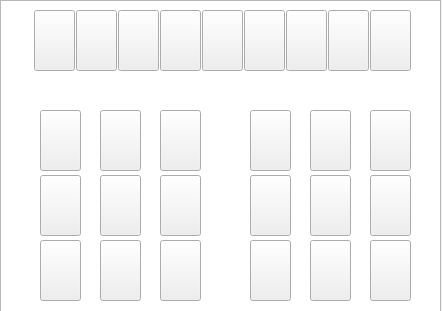
<?xml version="1.0" encoding="UTF-8"?>
<ui version="4.0">
 <class>Blue2</class>
 <widget class="QWidget" name="Blue2">
  <property name="geometry">
   <rect>
    <x>0</x>
    <y>0</y>
    <width>442</width>
    <height>311</height>
   </rect>
  </property>
  <property name="windowTitle">
   <string>Blue</string>
  </property>
  <widget class="QGraphicsView" name="graphicsView">
   <property name="geometry">
    <rect>
     <x>0</x>
     <y>0</y>
     <width>441</width>
     <height>321</height>
    </rect>
   </property>
  </widget>
  <widget class="QPushButton" name="obj1">
   <property name="geometry">
    <rect>
     <x>370</x>
     <y>110</y>
     <width>41</width>
     <height>61</height>
    </rect>
   </property>
   <property name="text">
    <string/>
   </property>
   <property name="icon">
    <iconset>
     <normaloff>../catkin_ws/src/catchrobo_robot/catchrobo_gui/img/red_color.png</normaloff>
     <normalon>../catkin_ws/src/catchrobo_robot/catchrobo_gui/img/red_bw.png</normalon>../catkin_ws/src/catchrobo_robot/catchrobo_gui/img/red_color.png</iconset>
   </property>
   <property name="iconSize">
    <size>
     <width>64</width>
     <height>64</height>
    </size>
   </property>
   <property name="checkable">
    <bool>true</bool>
   </property>
  </widget>
  <widget class="QPushButton" name="obj2">
   <property name="geometry">
    <rect>
     <x>370</x>
     <y>175</y>
     <width>41</width>
     <height>61</height>
    </rect>
   </property>
   <property name="text">
    <string/>
   </property>
   <property name="icon">
    <iconset>
     <normaloff>../catkin_ws/src/catchrobo_robot/catchrobo_gui/img/red_color.png</normaloff>
     <normalon>../catkin_ws/src/catchrobo_robot/catchrobo_gui/img/red_bw.png</normalon>../catkin_ws/src/catchrobo_robot/catchrobo_gui/img/red_color.png</iconset>
   </property>
   <property name="iconSize">
    <size>
     <width>64</width>
     <height>64</height>
    </size>
   </property>
   <property name="checkable">
    <bool>true</bool>
   </property>
  </widget>
  <widget class="QPushButton" name="obj3">
   <property name="geometry">
    <rect>
     <x>370</x>
     <y>240</y>
     <width>41</width>
     <height>61</height>
    </rect>
   </property>
   <property name="text">
    <string/>
   </property>
   <property name="icon">
    <iconset>
     <normaloff>../catkin_ws/src/catchrobo_robot/catchrobo_gui/img/red_color.png</normaloff>
     <normalon>../catkin_ws/src/catchrobo_robot/catchrobo_gui/img/red_bw.png</normalon>../catkin_ws/src/catchrobo_robot/catchrobo_gui/img/red_color.png</iconset>
   </property>
   <property name="iconSize">
    <size>
     <width>64</width>
     <height>64</height>
    </size>
   </property>
   <property name="checkable">
    <bool>true</bool>
   </property>
  </widget>
  <widget class="QPushButton" name="obj4">
   <property name="geometry">
    <rect>
     <x>310</x>
     <y>110</y>
     <width>41</width>
     <height>61</height>
    </rect>
   </property>
   <property name="text">
    <string/>
   </property>
   <property name="icon">
    <iconset>
     <normaloff>../catkin_ws/src/catchrobo_robot/catchrobo_gui/img/red_color.png</normaloff>
     <normalon>../catkin_ws/src/catchrobo_robot/catchrobo_gui/img/red_bw.png</normalon>../catkin_ws/src/catchrobo_robot/catchrobo_gui/img/red_color.png</iconset>
   </property>
   <property name="iconSize">
    <size>
     <width>64</width>
     <height>64</height>
    </size>
   </property>
   <property name="checkable">
    <bool>true</bool>
   </property>
  </widget>
  <widget class="QPushButton" name="obj5">
   <property name="geometry">
    <rect>
     <x>310</x>
     <y>175</y>
     <width>41</width>
     <height>61</height>
    </rect>
   </property>
   <property name="text">
    <string/>
   </property>
   <property name="icon">
    <iconset>
     <normaloff>../catkin_ws/src/catchrobo_robot/catchrobo_gui/img/red_color.png</normaloff>
     <normalon>../catkin_ws/src/catchrobo_robot/catchrobo_gui/img/red_bw.png</normalon>../catkin_ws/src/catchrobo_robot/catchrobo_gui/img/red_color.png</iconset>
   </property>
   <property name="iconSize">
    <size>
     <width>64</width>
     <height>64</height>
    </size>
   </property>
   <property name="checkable">
    <bool>true</bool>
   </property>
  </widget>
  <widget class="QPushButton" name="obj6">
   <property name="geometry">
    <rect>
     <x>310</x>
     <y>240</y>
     <width>41</width>
     <height>61</height>
    </rect>
   </property>
   <property name="text">
    <string/>
   </property>
   <property name="icon">
    <iconset>
     <normaloff>../catkin_ws/src/catchrobo_robot/catchrobo_gui/img/red_color.png</normaloff>
     <normalon>../catkin_ws/src/catchrobo_robot/catchrobo_gui/img/red_bw.png</normalon>../catkin_ws/src/catchrobo_robot/catchrobo_gui/img/red_color.png</iconset>
   </property>
   <property name="iconSize">
    <size>
     <width>64</width>
     <height>64</height>
    </size>
   </property>
   <property name="checkable">
    <bool>true</bool>
   </property>
  </widget>
  <widget class="QPushButton" name="obj19">
   <property name="geometry">
    <rect>
     <x>370</x>
     <y>10</y>
     <width>41</width>
     <height>61</height>
    </rect>
   </property>
   <property name="text">
    <string/>
   </property>
   <property name="icon">
    <iconset>
     <normaloff>../catkin_ws/src/catchrobo_robot/catchrobo_gui/img/red_color.png</normaloff>
     <normalon>../catkin_ws/src/catchrobo_robot/catchrobo_gui/img/red_bw.png</normalon>../catkin_ws/src/catchrobo_robot/catchrobo_gui/img/red_color.png</iconset>
   </property>
   <property name="iconSize">
    <size>
     <width>64</width>
     <height>64</height>
    </size>
   </property>
   <property name="checkable">
    <bool>true</bool>
   </property>
  </widget>
  <widget class="QPushButton" name="obj20">
   <property name="geometry">
    <rect>
     <x>328</x>
     <y>10</y>
     <width>41</width>
     <height>61</height>
    </rect>
   </property>
   <property name="text">
    <string/>
   </property>
   <property name="icon">
    <iconset>
     <normaloff>../catkin_ws/src/catchrobo_robot/catchrobo_gui/img/red_color.png</normaloff>
     <normalon>../catkin_ws/src/catchrobo_robot/catchrobo_gui/img/red_bw.png</normalon>../catkin_ws/src/catchrobo_robot/catchrobo_gui/img/red_color.png</iconset>
   </property>
   <property name="iconSize">
    <size>
     <width>64</width>
     <height>64</height>
    </size>
   </property>
   <property name="checkable">
    <bool>true</bool>
   </property>
  </widget>
  <widget class="QPushButton" name="obj21">
   <property name="geometry">
    <rect>
     <x>286</x>
     <y>10</y>
     <width>41</width>
     <height>61</height>
    </rect>
   </property>
   <property name="text">
    <string/>
   </property>
   <property name="icon">
    <iconset>
     <normaloff>../catkin_ws/src/catchrobo_robot/catchrobo_gui/img/red_color.png</normaloff>
     <normalon>../catkin_ws/src/catchrobo_robot/catchrobo_gui/img/red_bw.png</normalon>../catkin_ws/src/catchrobo_robot/catchrobo_gui/img/red_color.png</iconset>
   </property>
   <property name="iconSize">
    <size>
     <width>64</width>
     <height>64</height>
    </size>
   </property>
   <property name="checkable">
    <bool>true</bool>
   </property>
  </widget>
  <widget class="QPushButton" name="obj22">
   <property name="geometry">
    <rect>
     <x>244</x>
     <y>10</y>
     <width>41</width>
     <height>61</height>
    </rect>
   </property>
   <property name="text">
    <string/>
   </property>
   <property name="icon">
    <iconset>
     <normaloff>../catkin_ws/src/catchrobo_robot/catchrobo_gui/img/red_color.png</normaloff>
     <normalon>../catkin_ws/src/catchrobo_robot/catchrobo_gui/img/red_bw.png</normalon>../catkin_ws/src/catchrobo_robot/catchrobo_gui/img/red_color.png</iconset>
   </property>
   <property name="iconSize">
    <size>
     <width>64</width>
     <height>64</height>
    </size>
   </property>
   <property name="checkable">
    <bool>true</bool>
   </property>
  </widget>
  <widget class="QPushButton" name="obj7">
   <property name="geometry">
    <rect>
     <x>250</x>
     <y>110</y>
     <width>41</width>
     <height>61</height>
    </rect>
   </property>
   <property name="text">
    <string/>
   </property>
   <property name="icon">
    <iconset>
     <normaloff>../catkin_ws/src/catchrobo_robot/catchrobo_gui/img/red_color.png</normaloff>
     <normalon>../catkin_ws/src/catchrobo_robot/catchrobo_gui/img/red_bw.png</normalon>../catkin_ws/src/catchrobo_robot/catchrobo_gui/img/red_color.png</iconset>
   </property>
   <property name="iconSize">
    <size>
     <width>64</width>
     <height>64</height>
    </size>
   </property>
   <property name="checkable">
    <bool>true</bool>
   </property>
  </widget>
  <widget class="QPushButton" name="obj9">
   <property name="geometry">
    <rect>
     <x>250</x>
     <y>240</y>
     <width>41</width>
     <height>61</height>
    </rect>
   </property>
   <property name="text">
    <string/>
   </property>
   <property name="icon">
    <iconset>
     <normaloff>../catkin_ws/src/catchrobo_robot/catchrobo_gui/img/red_color.png</normaloff>
     <normalon>../catkin_ws/src/catchrobo_robot/catchrobo_gui/img/red_bw.png</normalon>../catkin_ws/src/catchrobo_robot/catchrobo_gui/img/red_color.png</iconset>
   </property>
   <property name="iconSize">
    <size>
     <width>64</width>
     <height>64</height>
    </size>
   </property>
   <property name="checkable">
    <bool>true</bool>
   </property>
  </widget>
  <widget class="QPushButton" name="obj8">
   <property name="geometry">
    <rect>
     <x>250</x>
     <y>175</y>
     <width>41</width>
     <height>61</height>
    </rect>
   </property>
   <property name="text">
    <string/>
   </property>
   <property name="icon">
    <iconset>
     <normaloff>../catkin_ws/src/catchrobo_robot/catchrobo_gui/img/red_color.png</normaloff>
     <normalon>../catkin_ws/src/catchrobo_robot/catchrobo_gui/img/red_bw.png</normalon>../catkin_ws/src/catchrobo_robot/catchrobo_gui/img/red_color.png</iconset>
   </property>
   <property name="iconSize">
    <size>
     <width>64</width>
     <height>64</height>
    </size>
   </property>
   <property name="checkable">
    <bool>true</bool>
   </property>
  </widget>
  <widget class="QPushButton" name="obj23">
   <property name="geometry">
    <rect>
     <x>202</x>
     <y>10</y>
     <width>41</width>
     <height>61</height>
    </rect>
   </property>
   <property name="text">
    <string/>
   </property>
   <property name="icon">
    <iconset>
     <normaloff>../catkin_ws/src/catchrobo_robot/catchrobo_gui/img/red_color.png</normaloff>
     <normalon>../catkin_ws/src/catchrobo_robot/catchrobo_gui/img/red_bw.png</normalon>../catkin_ws/src/catchrobo_robot/catchrobo_gui/img/red_color.png</iconset>
   </property>
   <property name="iconSize">
    <size>
     <width>64</width>
     <height>64</height>
    </size>
   </property>
   <property name="checkable">
    <bool>true</bool>
   </property>
  </widget>
  <widget class="QPushButton" name="obj10">
   <property name="geometry">
    <rect>
     <x>160</x>
     <y>110</y>
     <width>41</width>
     <height>61</height>
    </rect>
   </property>
   <property name="text">
    <string/>
   </property>
   <property name="icon">
    <iconset>
     <normaloff>../catkin_ws/src/catchrobo_robot/catchrobo_gui/img/red_color.png</normaloff>
     <normalon>../catkin_ws/src/catchrobo_robot/catchrobo_gui/img/red_bw.png</normalon>../catkin_ws/src/catchrobo_robot/catchrobo_gui/img/red_color.png</iconset>
   </property>
   <property name="iconSize">
    <size>
     <width>64</width>
     <height>64</height>
    </size>
   </property>
   <property name="checkable">
    <bool>true</bool>
   </property>
  </widget>
  <widget class="QPushButton" name="obj24">
   <property name="geometry">
    <rect>
     <x>160</x>
     <y>10</y>
     <width>41</width>
     <height>61</height>
    </rect>
   </property>
   <property name="text">
    <string/>
   </property>
   <property name="icon">
    <iconset>
     <normaloff>../catkin_ws/src/catchrobo_robot/catchrobo_gui/img/red_color.png</normaloff>
     <normalon>../catkin_ws/src/catchrobo_robot/catchrobo_gui/img/red_bw.png</normalon>../catkin_ws/src/catchrobo_robot/catchrobo_gui/img/red_color.png</iconset>
   </property>
   <property name="iconSize">
    <size>
     <width>64</width>
     <height>64</height>
    </size>
   </property>
   <property name="checkable">
    <bool>true</bool>
   </property>
  </widget>
  <widget class="QPushButton" name="obj25">
   <property name="geometry">
    <rect>
     <x>118</x>
     <y>10</y>
     <width>41</width>
     <height>61</height>
    </rect>
   </property>
   <property name="text">
    <string/>
   </property>
   <property name="icon">
    <iconset>
     <normaloff>../catkin_ws/src/catchrobo_robot/catchrobo_gui/img/red_color.png</normaloff>
     <normalon>../catkin_ws/src/catchrobo_robot/catchrobo_gui/img/red_bw.png</normalon>../catkin_ws/src/catchrobo_robot/catchrobo_gui/img/red_color.png</iconset>
   </property>
   <property name="iconSize">
    <size>
     <width>64</width>
     <height>64</height>
    </size>
   </property>
   <property name="checkable">
    <bool>true</bool>
   </property>
  </widget>
  <widget class="QPushButton" name="obj13">
   <property name="geometry">
    <rect>
     <x>100</x>
     <y>110</y>
     <width>41</width>
     <height>61</height>
    </rect>
   </property>
   <property name="text">
    <string/>
   </property>
   <property name="icon">
    <iconset>
     <normaloff>../catkin_ws/src/catchrobo_robot/catchrobo_gui/img/red_color.png</normaloff>
     <normalon>../catkin_ws/src/catchrobo_robot/catchrobo_gui/img/red_bw.png</normalon>../catkin_ws/src/catchrobo_robot/catchrobo_gui/img/red_color.png</iconset>
   </property>
   <property name="iconSize">
    <size>
     <width>64</width>
     <height>64</height>
    </size>
   </property>
   <property name="checkable">
    <bool>true</bool>
   </property>
  </widget>
  <widget class="QPushButton" name="obj16">
   <property name="geometry">
    <rect>
     <x>40</x>
     <y>110</y>
     <width>41</width>
     <height>61</height>
    </rect>
   </property>
   <property name="text">
    <string/>
   </property>
   <property name="icon">
    <iconset>
     <normaloff>../catkin_ws/src/catchrobo_robot/catchrobo_gui/img/red_color.png</normaloff>
     <normalon>../catkin_ws/src/catchrobo_robot/catchrobo_gui/img/red_bw.png</normalon>../catkin_ws/src/catchrobo_robot/catchrobo_gui/img/red_color.png</iconset>
   </property>
   <property name="iconSize">
    <size>
     <width>64</width>
     <height>64</height>
    </size>
   </property>
   <property name="checkable">
    <bool>true</bool>
   </property>
  </widget>
  <widget class="QPushButton" name="obj12">
   <property name="geometry">
    <rect>
     <x>160</x>
     <y>240</y>
     <width>41</width>
     <height>61</height>
    </rect>
   </property>
   <property name="text">
    <string/>
   </property>
   <property name="icon">
    <iconset>
     <normaloff>../catkin_ws/src/catchrobo_robot/catchrobo_gui/img/red_color.png</normaloff>
     <normalon>../catkin_ws/src/catchrobo_robot/catchrobo_gui/img/red_bw.png</normalon>../catkin_ws/src/catchrobo_robot/catchrobo_gui/img/red_color.png</iconset>
   </property>
   <property name="iconSize">
    <size>
     <width>64</width>
     <height>64</height>
    </size>
   </property>
   <property name="checkable">
    <bool>true</bool>
   </property>
  </widget>
  <widget class="QPushButton" name="obj15">
   <property name="geometry">
    <rect>
     <x>100</x>
     <y>240</y>
     <width>41</width>
     <height>61</height>
    </rect>
   </property>
   <property name="text">
    <string/>
   </property>
   <property name="icon">
    <iconset>
     <normaloff>../catkin_ws/src/catchrobo_robot/catchrobo_gui/img/red_color.png</normaloff>
     <normalon>../catkin_ws/src/catchrobo_robot/catchrobo_gui/img/red_bw.png</normalon>../catkin_ws/src/catchrobo_robot/catchrobo_gui/img/red_color.png</iconset>
   </property>
   <property name="iconSize">
    <size>
     <width>64</width>
     <height>64</height>
    </size>
   </property>
   <property name="checkable">
    <bool>true</bool>
   </property>
  </widget>
  <widget class="QPushButton" name="obj18">
   <property name="geometry">
    <rect>
     <x>40</x>
     <y>240</y>
     <width>41</width>
     <height>61</height>
    </rect>
   </property>
   <property name="text">
    <string/>
   </property>
   <property name="icon">
    <iconset>
     <normaloff>../catkin_ws/src/catchrobo_robot/catchrobo_gui/img/red_color.png</normaloff>
     <normalon>../catkin_ws/src/catchrobo_robot/catchrobo_gui/img/red_bw.png</normalon>../catkin_ws/src/catchrobo_robot/catchrobo_gui/img/red_color.png</iconset>
   </property>
   <property name="iconSize">
    <size>
     <width>64</width>
     <height>64</height>
    </size>
   </property>
   <property name="checkable">
    <bool>true</bool>
   </property>
  </widget>
  <widget class="QPushButton" name="obj11">
   <property name="geometry">
    <rect>
     <x>160</x>
     <y>175</y>
     <width>41</width>
     <height>61</height>
    </rect>
   </property>
   <property name="text">
    <string/>
   </property>
   <property name="icon">
    <iconset>
     <normaloff>../catkin_ws/src/catchrobo_robot/catchrobo_gui/img/red_color.png</normaloff>
     <normalon>../catkin_ws/src/catchrobo_robot/catchrobo_gui/img/red_bw.png</normalon>../catkin_ws/src/catchrobo_robot/catchrobo_gui/img/red_color.png</iconset>
   </property>
   <property name="iconSize">
    <size>
     <width>64</width>
     <height>64</height>
    </size>
   </property>
   <property name="checkable">
    <bool>true</bool>
   </property>
  </widget>
  <widget class="QPushButton" name="obj14">
   <property name="geometry">
    <rect>
     <x>100</x>
     <y>175</y>
     <width>41</width>
     <height>61</height>
    </rect>
   </property>
   <property name="text">
    <string/>
   </property>
   <property name="icon">
    <iconset>
     <normaloff>../catkin_ws/src/catchrobo_robot/catchrobo_gui/img/red_color.png</normaloff>
     <normalon>../catkin_ws/src/catchrobo_robot/catchrobo_gui/img/red_bw.png</normalon>../catkin_ws/src/catchrobo_robot/catchrobo_gui/img/red_color.png</iconset>
   </property>
   <property name="iconSize">
    <size>
     <width>64</width>
     <height>64</height>
    </size>
   </property>
   <property name="checkable">
    <bool>true</bool>
   </property>
  </widget>
  <widget class="QPushButton" name="obj17">
   <property name="geometry">
    <rect>
     <x>40</x>
     <y>175</y>
     <width>41</width>
     <height>61</height>
    </rect>
   </property>
   <property name="text">
    <string/>
   </property>
   <property name="icon">
    <iconset>
     <normaloff>../catkin_ws/src/catchrobo_robot/catchrobo_gui/img/red_color.png</normaloff>
     <normalon>../catkin_ws/src/catchrobo_robot/catchrobo_gui/img/red_bw.png</normalon>../catkin_ws/src/catchrobo_robot/catchrobo_gui/img/red_color.png</iconset>
   </property>
   <property name="iconSize">
    <size>
     <width>64</width>
     <height>64</height>
    </size>
   </property>
   <property name="checkable">
    <bool>true</bool>
   </property>
  </widget>
  <widget class="QPushButton" name="obj26">
   <property name="geometry">
    <rect>
     <x>76</x>
     <y>10</y>
     <width>41</width>
     <height>61</height>
    </rect>
   </property>
   <property name="text">
    <string/>
   </property>
   <property name="icon">
    <iconset>
     <normaloff>../catkin_ws/src/catchrobo_robot/catchrobo_gui/img/red_color.png</normaloff>
     <normalon>../catkin_ws/src/catchrobo_robot/catchrobo_gui/img/red_bw.png</normalon>../catkin_ws/src/catchrobo_robot/catchrobo_gui/img/red_color.png</iconset>
   </property>
   <property name="iconSize">
    <size>
     <width>64</width>
     <height>64</height>
    </size>
   </property>
   <property name="checkable">
    <bool>true</bool>
   </property>
  </widget>
  <widget class="QPushButton" name="obj27">
   <property name="geometry">
    <rect>
     <x>34</x>
     <y>10</y>
     <width>41</width>
     <height>61</height>
    </rect>
   </property>
   <property name="text">
    <string/>
   </property>
   <property name="icon">
    <iconset>
     <normaloff>../catkin_ws/src/catchrobo_robot/catchrobo_gui/img/red_color.png</normaloff>
     <normalon>../catkin_ws/src/catchrobo_robot/catchrobo_gui/img/red_bw.png</normalon>../catkin_ws/src/catchrobo_robot/catchrobo_gui/img/red_color.png</iconset>
   </property>
   <property name="iconSize">
    <size>
     <width>64</width>
     <height>64</height>
    </size>
   </property>
   <property name="checkable">
    <bool>true</bool>
   </property>
  </widget>
 </widget>
 <resources/>
 <connections/>
</ui>
